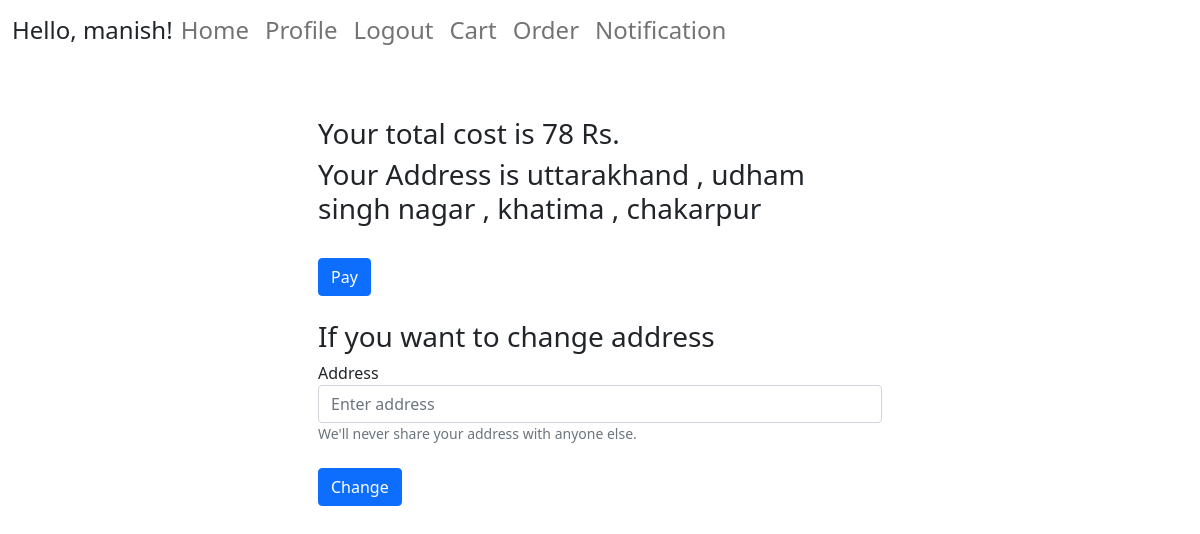
The page /checkout/1/1 (signed in) on the database as committed earlier.
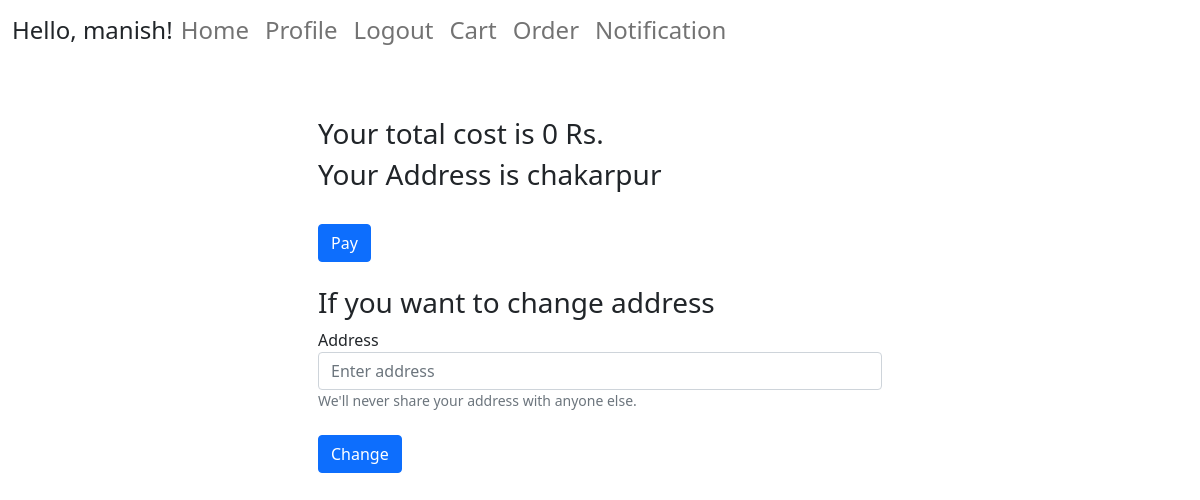
The same page on the database as committed later.
### user/models.py (models this page shows, shortened)
class Profile(models.Model):
    user = models.OneToOneField(User , on_delete=models.CASCADE)
    auth_token = models.CharField(max_length=100 )
    is_verified = models.BooleanField(default=False)
    created_at = models.DateTimeField(auto_now_add=True)
    address = models.TextField(default = None)

### user/views.py (the view)
# urls.py: path('checkout/<int:order_pk>' , views.checkout , name = 'checkout'),
@login_required(login_url='/login')
def checkout(req , order_pk = None , user_pk = None ):
    cost = 0
    user_obj = req.user
    profile_obj = Profile.objects.filter(user = user_obj).first()
    if profile_obj is None:
        return redirect('/login')
    if req.method == "POST":
        address = req.POST.get('address')
        profile_obj.address = address
        messages.success(req, 'Address succesfully changed.')
        profile_obj.save()
    if user_pk is None:
        choose_obj = Choose.objects.filter(pk = order_pk ).first()
        choose_obj.address = profile_obj.address
        choose_obj.save()
        emp_obj = Employee.objects.filter(pk = choose_obj.emp_id ).first()
        cost = emp_obj.cost
        return render(req, 'user/checkout.html' , {'cost':cost , 'order_pk':order_pk , 'address': profile_obj.address})
    else:
        choose_obj = Choose.objects.filter(user_id = user_pk , cart=True).all()
        for obj in choose_obj:
            obj.address = profile_obj.address
            emp_obj = Employee.objects.filter(pk = obj.emp_id ).first()
            cost = cost + emp_obj.cost
        return render(req, 'user/checkout.html' , {'cost':cost , 'user_pk':user_pk , 'address': profile_obj.address})

### user/templates/user/checkout.html (shortened to what this page needs)
{% extends 'user/base.html' %}
{% block content %}
<html>
    <head>
    </head>
    <body>
        <br>
        <div class="container center_div" >
            <h3  >Your total cost is {{cost}} Rs.</h3>
            <h3  >Your Address is {{address}} </h3><br>
            {% if user_pk %}
                <button type="button" class="btn btn-primary"> <a href = "{% url 'order' order_pk=1 user_pk=user_pk  %}" style = "text-decoration: none; color:white" >Pay </a> </button>
            {% else %}
                <button type="button" class="btn btn-primary"> <a href = "{% url 'order' order_pk=order_pk %}" style = "text-decoration: none; color:white" >Pay</a> </button>
            {%endif%}
            <br><br>
            <h3  >If you want to change address</h3>
            <form method = "post">
                <div class="form-group " >
                    <label for="exampleInputEmail1" >Address</label>
                    <input type="text" class="form-control" name="address" id="exampleInputEmail1" aria-describedby="emailHelp" placeholder="Enter address">
                    <small id="emailHelp" class="form-text text-muted">We'll never share your address with anyone else.</small>
                </div>
                <br>
                <button type="submit" style = "text-decoration: none; color:white"  class="btn btn-primary">Change</button>
            </form><br>
        </div>
    </body>
{% endblock %}

Rows that differ between the two databases and show on the page:
changed Profile: address "uttarakhand , udham singh nagar , khatima , chakarpur" → "chakarpur"
Other text that changed with them:
{{ cost }}: "78" → "0"
